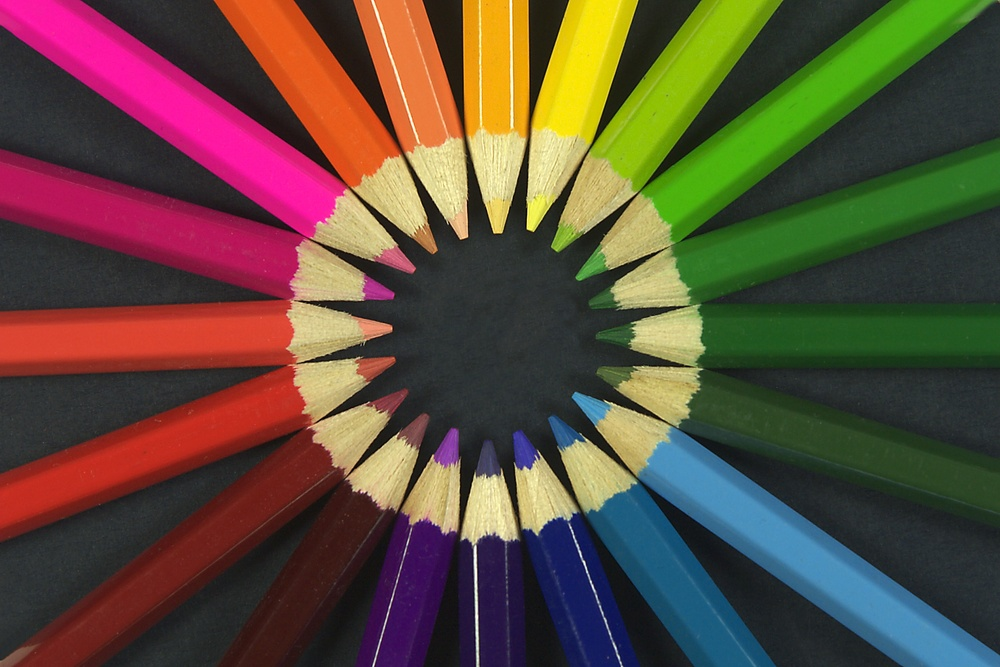
//> input picture code/L01a/images/th.jpeg, 1000 x 667 px, shrunk from 1884 x 1256 before the run
$ ./convolution -input=images/th.jpeg   (built with g++ and OpenCV 4)
//> lines starting //> are read from the running program, lines starting //| are printed output that depends on the picture
//OpenCV
#include <opencv2/core/core.hpp>
#include <opencv2/highgui/highgui.hpp>
#include <opencv2/imgproc/imgproc.hpp>

//std:
#include <fstream>
#include <iostream>
#include <string>

void myfilter2D(const cv::Mat& src, const cv::Mat& krn, cv::Mat& out,  int stride=1)
{
}

struct ArgumentList {
  std::string image_name;		    //!< image file name
  int wait_t;                     //!< waiting time
};

bool ParseInputs(ArgumentList& args, int argc, char **argv);

int main(int argc, char **argv)
{
  int frame_number = 0;
  char frame_name[256];
  bool exit_loop = false;
  int ksize = 3;
  int stride = 1;

  //////////////////////
  //parse argument list:
  //////////////////////
  ArgumentList args;
  if(!ParseInputs(args, argc, argv)) {
    exit(0);
  }

  while(!exit_loop)
  {
    //generating file name
    //
    //multi frame case
    if(args.image_name.find('%') != std::string::npos)
      sprintf(frame_name,(const char*)(args.image_name.c_str()),frame_number);
    else //single frame case
      sprintf(frame_name,"%s",args.image_name.c_str());

    //opening file
    std::cout<<"Opening "<<frame_name<<std::endl;

    cv::Mat image = cv::imread(frame_name);
//> image is the input picture: 667 rows x 1000 cols, CV_8UC3; mean B, G, R 58.7, 75, 92.9
    if(image.empty())
    {
      std::cout<<"Unable to open "<<frame_name<<std::endl;
      return 1;
    }

    //display image
    cv::namedWindow("original image", cv::WINDOW_NORMAL);
    cv::imshow("original image", image);


    // PROCESSING

    // convert to grey scale for following processings
    cv::Mat grey;

    cv::cvtColor(image, grey, cv::COLOR_BGR2GRAY);
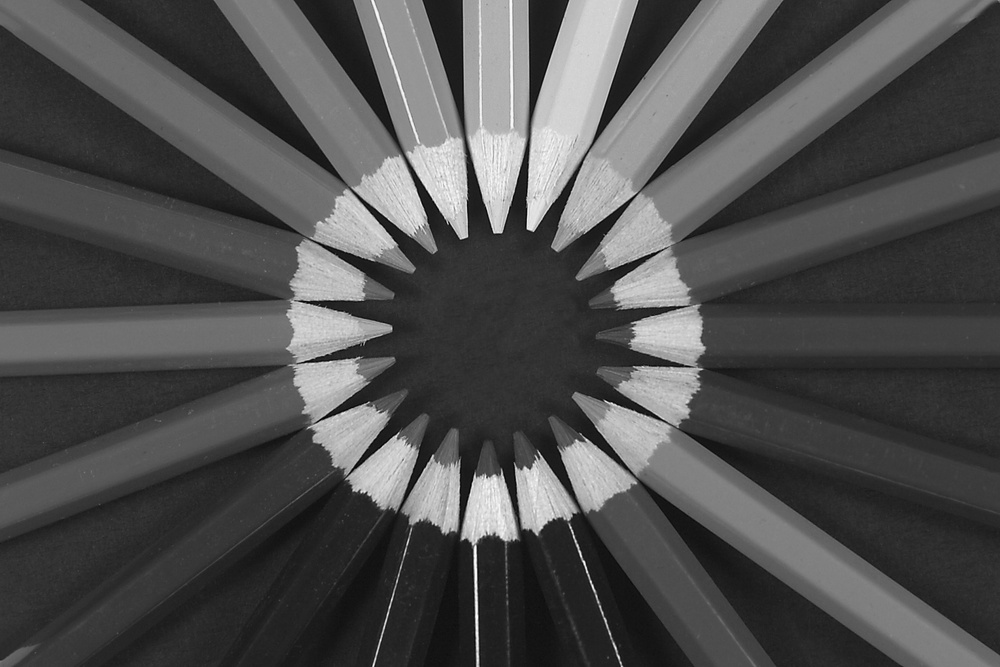
//> grey: 667 rows x 1000 cols, CV_8UC1; min 1, max 255, mean 78.5
    cv::namedWindow("grey", cv::WINDOW_NORMAL);
    cv::imshow("grey", grey);

    cv::Mat blurred;

    // BOX FILTERING
    // void cv::boxFilter(InputArray src, OutputArray dst, int ddepth, Size ksize, Point anchor = Point(-1,-1), bool normalize = true, int borderType = BORDER_DEFAULT )
    cv::boxFilter(grey, blurred, CV_8U, cv::Size(ksize, ksize));
    cv::namedWindow("Box filter Smoothing", cv::WINDOW_NORMAL);
    cv::imshow("Box filter Smoothing", blurred);

    cv::Mat custom_kernel(ksize, ksize, CV_32FC1, 1.0/(ksize*ksize));
    // also possible as cv::Mat custom_kernel = 1.0/(ksize*ksize) * cv::Mat::ones(ksize, ksize, CV_32FC1);
    cv::Mat custom_blurred;
    cv::filter2D(grey, custom_blurred, CV_32F, custom_kernel);
    cv::convertScaleAbs(custom_blurred, custom_blurred);
    cv::namedWindow("Box filter Smoothing (custom)", cv::WINDOW_NORMAL);
    cv::imshow("Box filter Smoothing (custom)", custom_blurred);
    blurred.copyTo(grey);

    // SOBEL FILTERING
    // void cv::Sobel(InputArray src, OutputArray dst, int ddepth, int dx, int dy, int ksize = 3, double scale = 1, double delta = 0, int borderType = BORDER_DEFAULT)

    cv::Mat g, gx, gy, agx, agy, ag;
    cv::Sobel(grey, gx, CV_32F, 1, 0, 3);
    cv::Sobel(grey, gy, CV_32F, 0, 1, 3);
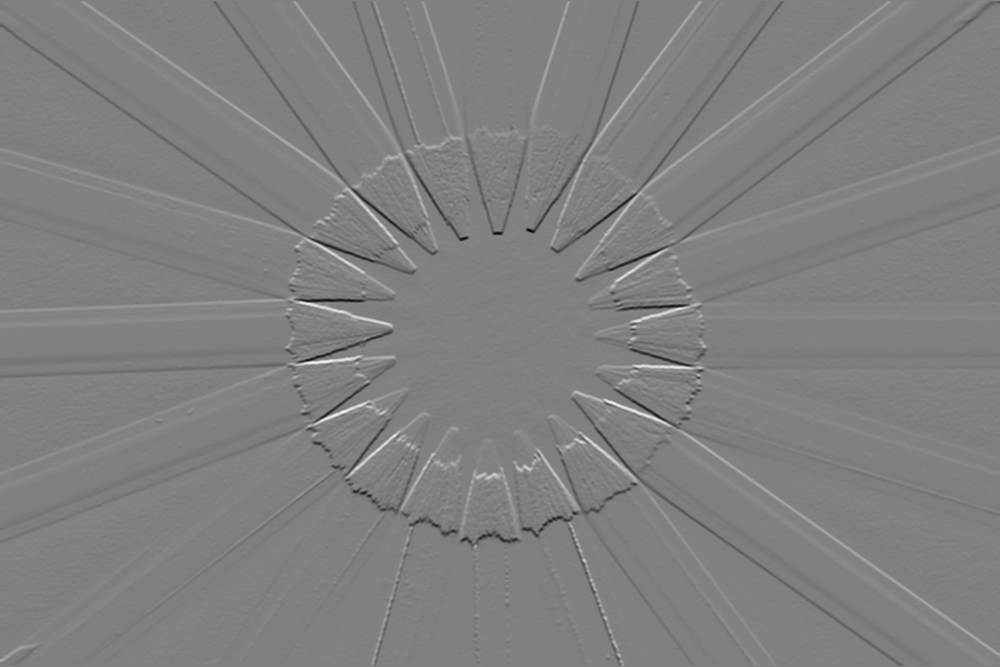
//> gy: 667 rows x 1000 cols, CV_32FC1; min -511, max 503, mean -0.6; drawn with min black and max white
    // compute magnitude
    cv::pow(gx.mul(gx) + gy.mul(gy), 0.5, g);
    // compute orientation
    cv::Mat orientation(gx.size(), CV_32FC1);
    float *dest = (float *)orientation.data;
    float *srcx = (float *)gx.data;
    float *srcy = (float *)gy.data;
    float *magn = (float *)g.data;
    for(int i=0; i<gx.rows*gx.cols; ++i)
      dest[i] = magn[i]>50 ? atan2f(srcy[i], srcx[i]) + 2*CV_PI: 0;
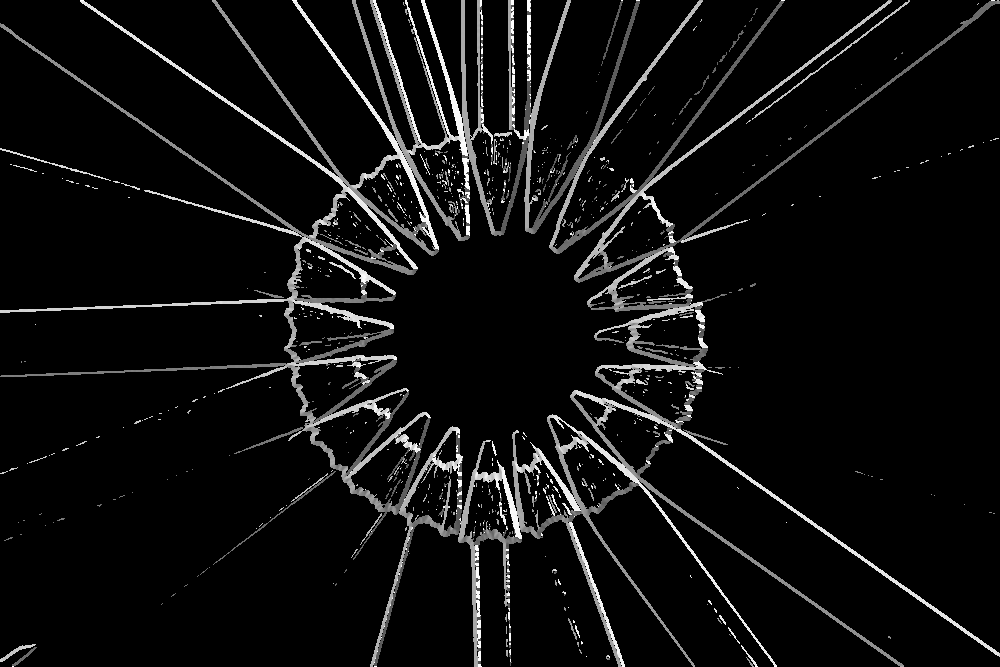
//> orientation: 667 rows x 1000 cols, CV_32FC1; min 0, max 9.42, mean 0.564; drawn with min black and max white
    // scale on 0-255 range
    cv::convertScaleAbs(gx, agx);
    cv::convertScaleAbs(gy, agy);
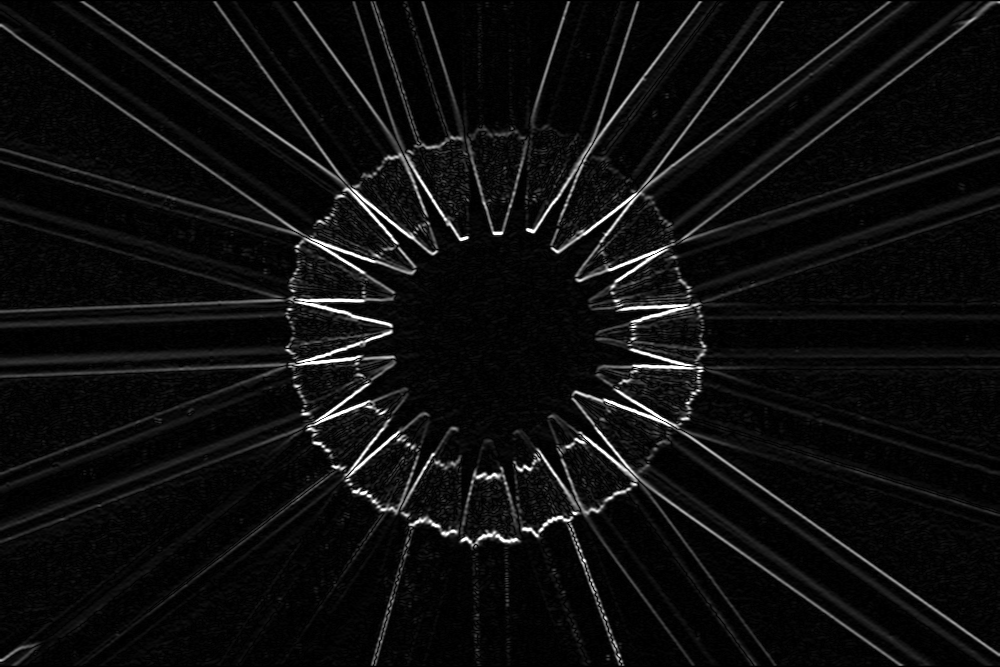
//> agy: 667 rows x 1000 cols, CV_8UC1; min 0, max 255, mean 13.8
    cv::convertScaleAbs(g, ag);
    cv::namedWindow("sobel verticale", cv::WINDOW_NORMAL);
    cv::imshow("sobel verticale", agx);
    cv::namedWindow("sobel orizzontale", cv::WINDOW_NORMAL);
    cv::imshow("sobel orizzontale", agy);
    cv::namedWindow("sobel magnitude", cv::WINDOW_NORMAL);
    cv::imshow("sobel magnitude", ag);
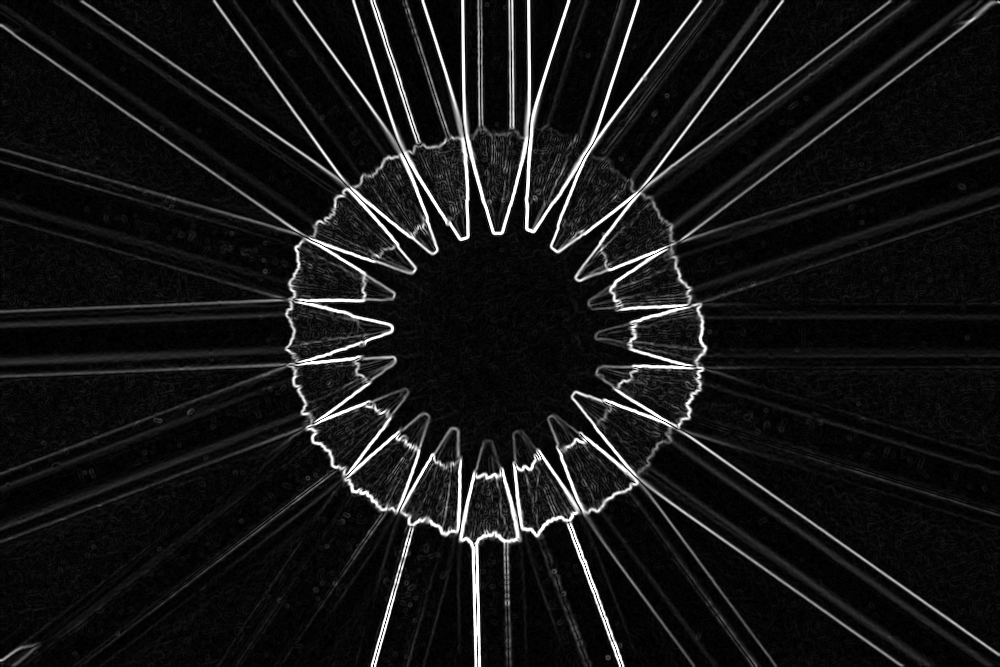
//> window 'sobel magnitude': 667 rows x 1000 cols, CV_8UC1; min 0, max 255, mean 21.6

    // trick to display orientation
    cv::Mat adjMap;
    cv::convertScaleAbs(orientation, adjMap, 255 / (2*CV_PI));
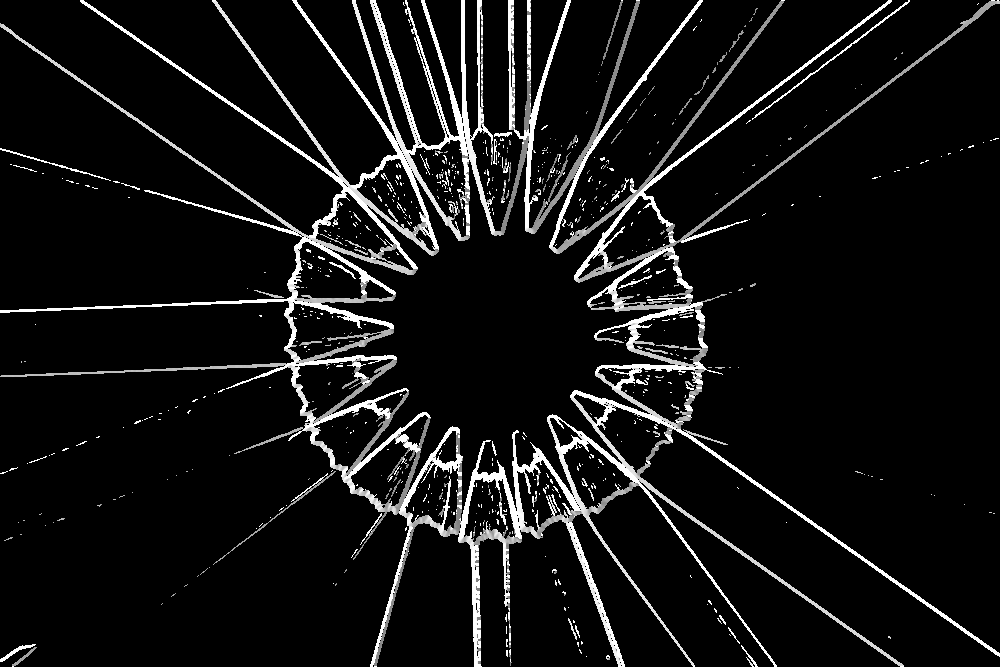
//> adjMap: 667 rows x 1000 cols, CV_8UC1; min 0, max 255, mean 19.9
    cv::Mat falseColorsMap;
    cv::applyColorMap(adjMap, falseColorsMap, cv::COLORMAP_JET);
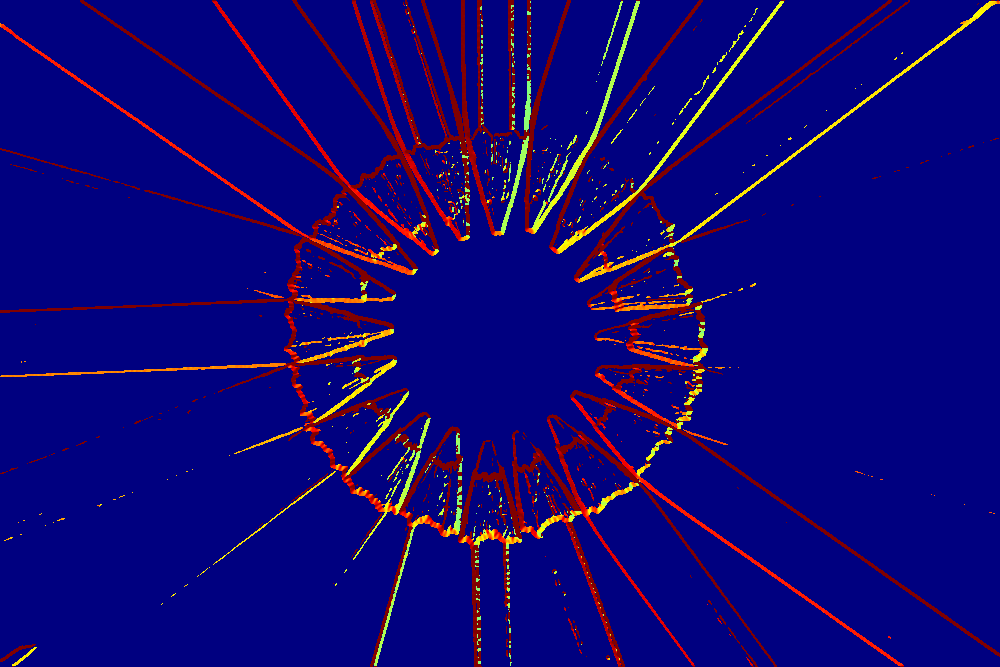
//> falseColorsMap: 667 rows x 1000 cols, CV_8UC3; mean B, G, R 117.4, 5.5, 15.5
    cv::namedWindow("sobel orientation", cv::WINDOW_NORMAL);
    cv::imshow("sobel orientation", falseColorsMap);


    //wait for key or timeout
    unsigned char key = cv::waitKey(args.wait_t);
//> the 'q' key is pressed
    std::cout<<"key "<<int(key)<<std::endl;

    //here you can implement some looping logic using key value:
    // - pause
    // - stop
    // - step back
    // - step forward
    // - loop on the same frame


    switch(key)
    {
      case 's':
	if(stride != 1)
	  --stride;
	std::cout << "Stride: " << stride << std::endl;
	break;
      case 'S':
	++stride;
	std::cout << "Stride: " << stride << std::endl;
	break;

      case 'c':
	cv::destroyAllWindows();
	break;
      case 'p':
	std::cout << "Mat = "<< std::endl << image << std::endl;
	break;
      case 'k':
	{
	  static int sindex=0;
	  int values[]={3, 5, 7, 11 ,13};
	  ksize = values[++sindex%5];
	  std::cout << "Setting Kernel size to: " << ksize << std::endl;
	}
	break;
      case 'g':
	break;
      case 'q':
	exit(0);
//> (the program exits here)

$ run again, on code/L01a/images/smooth.png
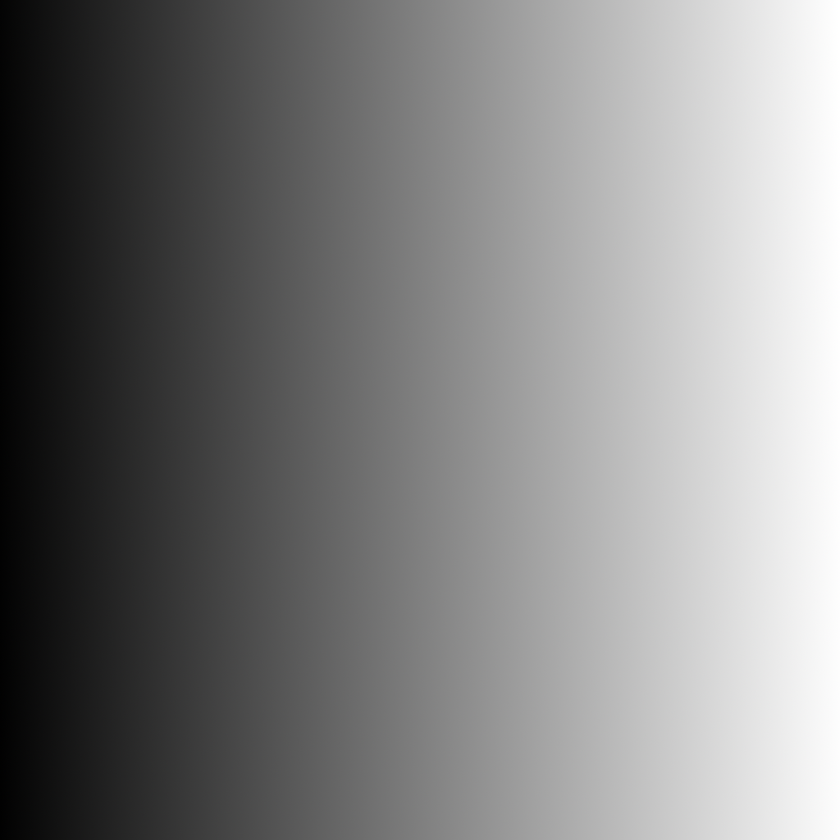
//> input picture code/L01a/images/smooth.png, 840 x 840 px, shrunk from 1024 x 1024 before the run
//> image is the input picture: 840 rows x 840 cols, CV_8UC3; mean B, G, R 128.1, 128.2, 128.2
//> `cv::Sobel(grey, gy, CV_32F, 0, 1, 3);`:
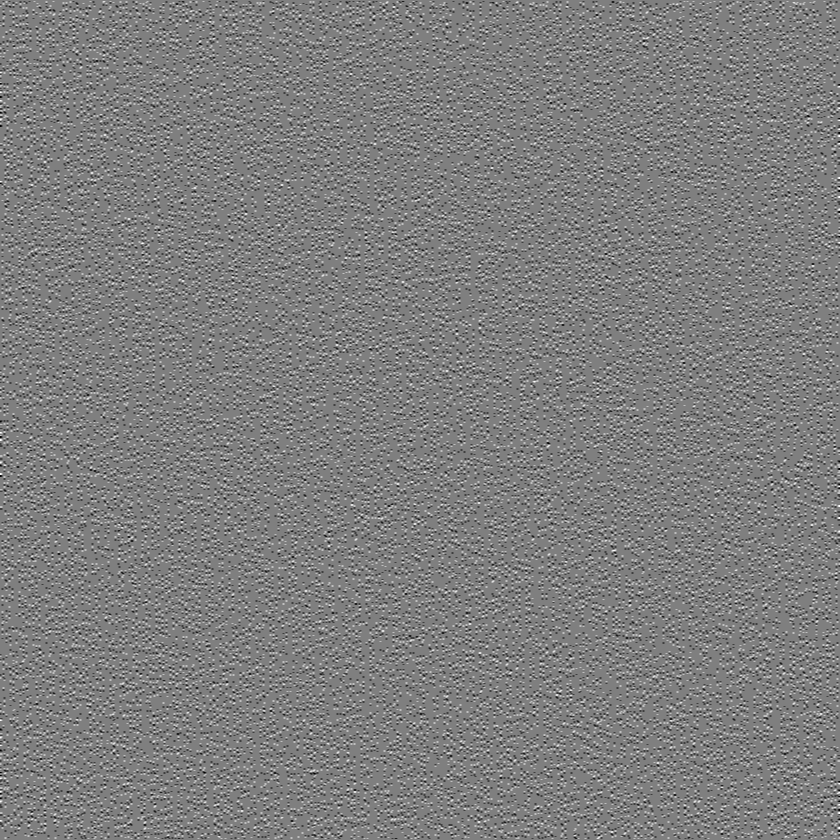
//> gy: 840 rows x 840 cols, CV_32FC1; min -4, max 4, mean -0.0243; drawn with min black and max white
//> `cv::convertScaleAbs(gy, agy);`:
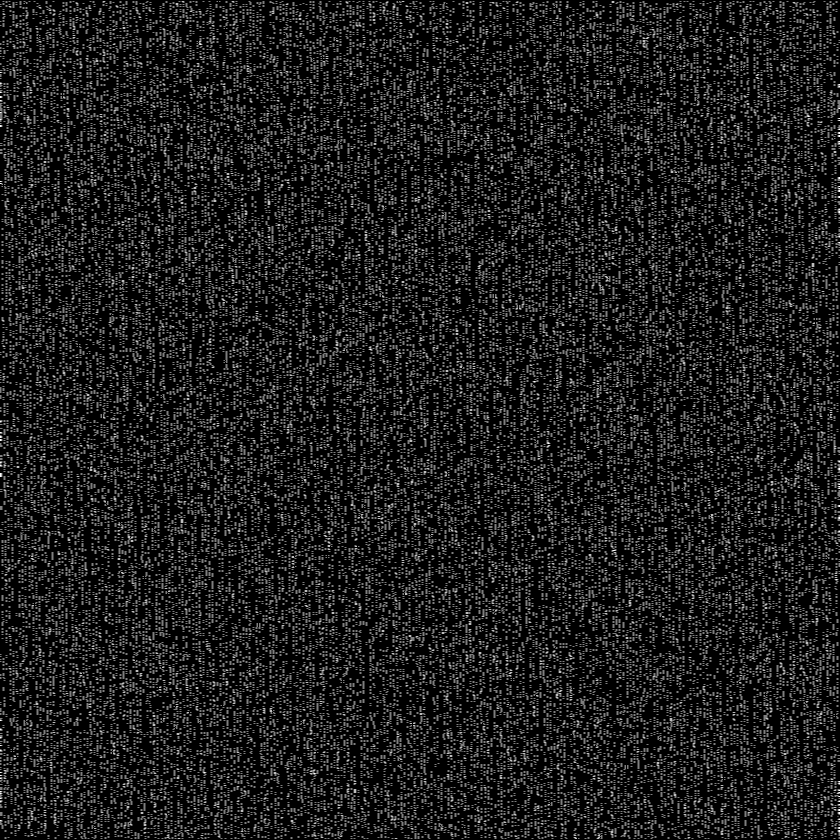
//> agy: 840 rows x 840 cols, CV_8UC1; min 0, max 4, mean 0.454; drawn with min black and max white
